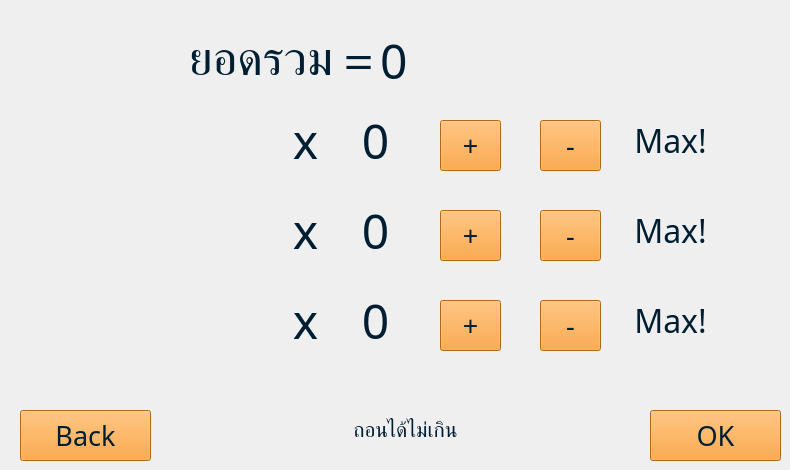
    <widget class="QWidget" name="page_28_withdraw_manual">
     <property name="styleSheet">
      <string notr="true"/>
     </property>
     <widget class="QLabel" name="inputNote100_page28">
      <property name="geometry">
       <rect>
        <x>340</x>
        <y>110</y>
        <width>71</width>
        <height>61</height>
       </rect>
      </property>
      <property name="font">
       <font>
        <family>supermarket</family>
        <pointsize>36</pointsize>
        <weight>50</weight>
        <bold>false</bold>
       </font>
      </property>
      <property name="styleSheet">
       <string notr="true">color: rgb(0, 30, 50);</string>
      </property>
      <property name="text">
       <string>0</string>
      </property>
      <property name="alignment">
       <set>Qt::AlignCenter</set>
      </property>
     </widget>
     <widget class="QLabel" name="labelNote500_page28">
      <property name="geometry">
       <rect>
        <x>160</x>
        <y>210</y>
        <width>112</width>
        <height>51</height>
       </rect>
      </property>
      <property name="text">
       <string/>
      </property>
      <property name="pixmap">
       <pixmap resource="resources.qrc">:/assets/images/Bank_Note_500.png</pixmap>
      </property>
     </widget>
     <widget class="QLabel" name="labelNote1000_page28">
      <property name="geometry">
       <rect>
        <x>160</x>
        <y>300</y>
        <width>114</width>
        <height>51</height>
       </rect>
      </property>
      <property name="text">
       <string/>
      </property>
      <property name="pixmap">
       <pixmap resource="resources.qrc">:/assets/images/Bank_Note_1000.png</pixmap>
      </property>
     </widget>
     <widget class="QLabel" name="equal500Header_page28">
      <property name="geometry">
       <rect>
        <x>280</x>
        <y>200</y>
        <width>51</width>
        <height>61</height>
       </rect>
      </property>
      <property name="font">
       <font>
        <family>supermarket</family>
        <pointsize>36</pointsize>
        <weight>50</weight>
        <bold>false</bold>
       </font>
      </property>
      <property name="styleSheet">
       <string notr="true">color: rgb(0, 30, 50);</string>
      </property>
      <property name="text">
       <string>x</string>
      </property>
      <property name="alignment">
       <set>Qt::AlignCenter</set>
      </property>
     </widget>
     <widget class="QLabel" name="equal100Header_page28">
      <property name="geometry">
       <rect>
        <x>280</x>
        <y>110</y>
        <width>51</width>
        <height>61</height>
       </rect>
      </property>
      <property name="font">
       <font>
        <family>supermarket</family>
        <pointsize>36</pointsize>
        <weight>50</weight>
        <bold>false</bold>
       </font>
      </property>
      <property name="styleSheet">
       <string notr="true">color: rgb(0, 30, 50);</string>
      </property>
      <property name="text">
       <string>x</string>
      </property>
      <property name="alignment">
       <set>Qt::AlignCenter</set>
      </property>
     </widget>
     <widget class="QPushButton" name="backButton_page28">
      <property name="geometry">
       <rect>
        <x>20</x>
        <y>410</y>
        <width>131</width>
        <height>51</height>
       </rect>
      </property>
      <property name="font">
       <font>
        <family>supermarket</family>
        <pointsize>20</pointsize>
        <weight>50</weight>
        <bold>false</bold>
       </font>
      </property>
      <property name="styleSheet">
       <string notr="true">color: rgb(0, 30, 50);
background-color: rgb(247, 147, 27);</string>
      </property>
      <property name="text">
       <string>Back</string>
      </property>
     </widget>
     <widget class="QLabel" name="inputNote500_page28">
      <property name="geometry">
       <rect>
        <x>340</x>
        <y>200</y>
        <width>71</width>
        <height>61</height>
       </rect>
      </property>
      <property name="font">
       <font>
        <family>supermarket</family>
        <pointsize>36</pointsize>
        <weight>50</weight>
        <bold>false</bold>
       </font>
      </property>
      <property name="styleSheet">
       <string notr="true">color: rgb(0, 30, 50);</string>
      </property>
      <property name="text">
       <string>0</string>
      </property>
      <property name="alignment">
       <set>Qt::AlignCenter</set>
      </property>
     </widget>
     <widget class="QPushButton" name="okButton_page28">
      <property name="geometry">
       <rect>
        <x>650</x>
        <y>410</y>
        <width>131</width>
        <height>51</height>
       </rect>
      </property>
      <property name="font">
       <font>
        <family>supermarket</family>
        <pointsize>20</pointsize>
        <weight>50</weight>
        <bold>false</bold>
       </font>
      </property>
      <property name="styleSheet">
       <string notr="true">color: rgb(0, 30, 50);
background-color: rgb(247, 147, 27);</string>
      </property>
      <property name="text">
       <string>OK</string>
      </property>
     </widget>
     <widget class="QLabel" name="equal1000Header_page28">
      <property name="geometry">
       <rect>
        <x>280</x>
        <y>290</y>
        <width>51</width>
        <height>61</height>
       </rect>
      </property>
      <property name="font">
       <font>
        <family>supermarket</family>
        <pointsize>36</pointsize>
        <weight>50</weight>
        <bold>false</bold>
       </font>
      </property>
      <property name="styleSheet">
       <string notr="true">color: rgb(0, 30, 50);</string>
      </property>
      <property name="text">
       <string>x</string>
      </property>
      <property name="alignment">
       <set>Qt::AlignCenter</set>
      </property>
     </widget>
     <widget class="QLabel" name="moneySumHeader_page28">
      <property name="geometry">
       <rect>
        <x>190</x>
        <y>30</y>
        <width>181</width>
        <height>61</height>
       </rect>
      </property>
      <property name="font">
       <font>
        <family>supermarket</family>
        <pointsize>36</pointsize>
        <weight>50</weight>
        <bold>false</bold>
       </font>
      </property>
      <property name="styleSheet">
       <string notr="true">color: rgb(0, 30, 50);</string>
      </property>
      <property name="text">
       <string>ยอดรวม =</string>
      </property>
      <property name="alignment">
       <set>Qt::AlignCenter</set>
      </property>
     </widget>
     <widget class="QLabel" name="labelNote100_page28">
      <property name="geometry">
       <rect>
        <x>160</x>
        <y>120</y>
        <width>107</width>
        <height>51</height>
       </rect>
      </property>
      <property name="text">
       <string/>
      </property>
      <property name="pixmap">
       <pixmap resource="resources.qrc">:/assets/images/Bank_Note_100.png</pixmap>
      </property>
     </widget>
     <widget class="QLabel" name="inputNote1000_page28">
      <property name="geometry">
       <rect>
        <x>340</x>
        <y>290</y>
        <width>71</width>
        <height>61</height>
       </rect>
      </property>
      <property name="font">
       <font>
        <family>supermarket</family>
        <pointsize>36</pointsize>
        <weight>50</weight>
        <bold>false</bold>
       </font>
      </property>
      <property name="styleSheet">
       <string notr="true">color: rgb(0, 30, 50);</string>
      </property>
      <property name="text">
       <string>0</string>
      </property>
      <property name="alignment">
       <set>Qt::AlignCenter</set>
      </property>
     </widget>
     <widget class="QLabel" name="inputSumNote_page28">
      <property name="geometry">
       <rect>
        <x>380</x>
        <y>30</y>
        <width>251</width>
        <height>61</height>
       </rect>
      </property>
      <property name="font">
       <font>
        <family>supermarket</family>
        <pointsize>36</pointsize>
        <weight>50</weight>
        <bold>false</bold>
       </font>
      </property>
      <property name="styleSheet">
       <string notr="true">color: rgb(0, 30, 50);</string>
      </property>
      <property name="text">
       <string>0</string>
      </property>
      <property name="alignment">
       <set>Qt::AlignLeading|Qt::AlignLeft|Qt::AlignVCenter</set>
      </property>
     </widget>
     <widget class="QPushButton" name="increase100Button_page28">
      <property name="geometry">
       <rect>
        <x>440</x>
        <y>120</y>
        <width>61</width>
        <height>51</height>
       </rect>
      </property>
      <property name="font">
       <font>
        <family>supermarket</family>
        <pointsize>20</pointsize>
        <weight>50</weight>
        <bold>false</bold>
       </font>
      </property>
      <property name="styleSheet">
       <string notr="true">color: rgb(0, 30, 50);
background-color: rgb(247, 147, 27);</string>
      </property>
      <property name="text">
       <string>+</string>
      </property>
     </widget>
     <widget class="QPushButton" name="decrease100Button_page28">
      <property name="geometry">
       <rect>
        <x>540</x>
        <y>120</y>
        <width>61</width>
        <height>51</height>
       </rect>
      </property>
      <property name="font">
       <font>
        <family>supermarket</family>
        <pointsize>20</pointsize>
        <weight>50</weight>
        <bold>false</bold>
       </font>
      </property>
      <property name="styleSheet">
       <string notr="true">color: rgb(0, 30, 50);
background-color: rgb(247, 147, 27);</string>
      </property>
      <property name="text">
       <string>-</string>
      </property>
     </widget>
     <widget class="QLabel" name="maxNote100_page28">
      <property name="geometry">
       <rect>
        <x>620</x>
        <y>110</y>
        <width>101</width>
        <height>61</height>
       </rect>
      </property>
      <property name="font">
       <font>
        <family>supermarket</family>
        <pointsize>24</pointsize>
        <weight>50</weight>
        <bold>false</bold>
       </font>
      </property>
      <property name="styleSheet">
       <string notr="true">color: rgb(0, 30, 50);</string>
      </property>
      <property name="text">
       <string>Max!</string>
      </property>
      <property name="alignment">
       <set>Qt::AlignCenter</set>
      </property>
     </widget>
     <widget class="QLabel" name="maxNote500_page28">
      <property name="geometry">
       <rect>
        <x>620</x>
        <y>200</y>
        <width>101</width>
        <height>61</height>
       </rect>
      </property>
      <property name="font">
       <font>
        <family>supermarket</family>
        <pointsize>24</pointsize>
        <weight>50</weight>
        <bold>false</bold>
       </font>
      </property>
      <property name="styleSheet">
       <string notr="true">color: rgb(0, 30, 50);</string>
      </property>
      <property name="text">
       <string>Max!</string>
      </property>
      <property name="alignment">
       <set>Qt::AlignCenter</set>
      </property>
     </widget>
     <widget class="QPushButton" name="decrease500Button_page28">
      <property name="geometry">
       <rect>
        <x>540</x>
        <y>210</y>
        <width>61</width>
        <height>51</height>
       </rect>
      </property>
      <property name="font">
       <font>
        <family>supermarket</family>
        <pointsize>20</pointsize>
        <weight>50</weight>
        <bold>false</bold>
       </font>
      </property>
      <property name="styleSheet">
       <string notr="true">color: rgb(0, 30, 50);
background-color: rgb(247, 147, 27);</string>
      </property>
      <property name="text">
       <string>-</string>
      </property>
     </widget>
     <widget class="QPushButton" name="increase500Button_page28">
      <property name="geometry">
       <rect>
        <x>440</x>
        <y>210</y>
        <width>61</width>
        <height>51</height>
       </rect>
      </property>
      <property name="font">
       <font>
        <family>supermarket</family>
        <pointsize>20</pointsize>
        <weight>50</weight>
        <bold>false</bold>
       </font>
      </property>
      <property name="styleSheet">
       <string notr="true">color: rgb(0, 30, 50);
background-color: rgb(247, 147, 27);</string>
      </property>
      <property name="text">
       <string>+</string>
      </property>
     </widget>
     <widget class="QLabel" name="maxNote1000_page28">
      <property name="geometry">
       <rect>
        <x>620</x>
        <y>290</y>
        <width>101</width>
        <height>61</height>
       </rect>
      </property>
      <property name="font">
       <font>
        <family>supermarket</family>
        <pointsize>24</pointsize>
        <weight>50</weight>
        <bold>false</bold>
       </font>
      </property>
      <property name="styleSheet">
       <string notr="true">color: rgb(0, 30, 50);</string>
      </property>
      <property name="text">
       <string>Max!</string>
      </property>
      <property name="alignment">
       <set>Qt::AlignCenter</set>
      </property>
     </widget>
     <widget class="QPushButton" name="decrease1000Button_page28">
      <property name="geometry">
       <rect>
        <x>540</x>
        <y>300</y>
        <width>61</width>
        <height>51</height>
       </rect>
      </property>
      <property name="font">
       <font>
        <family>supermarket</family>
        <pointsize>20</pointsize>
        <weight>50</weight>
        <bold>false</bold>
       </font>
      </property>
      <property name="styleSheet">
       <string notr="true">color: rgb(0, 30, 50);
background-color: rgb(247, 147, 27);</string>
      </property>
      <property name="text">
       <string>-</string>
      </property>
     </widget>
     <widget class="QPushButton" name="increase1000Button_page28">
      <property name="geometry">
       <rect>
        <x>440</x>
        <y>300</y>
        <width>61</width>
        <height>51</height>
       </rect>
      </property>
      <property name="font">
       <font>
        <family>supermarket</family>
        <pointsize>20</pointsize>
        <weight>50</weight>
        <bold>false</bold>
       </font>
      </property>
      <property name="styleSheet">
       <string notr="true">color: rgb(0, 30, 50);
background-color: rgb(247, 147, 27);</string>
      </property>
      <property name="text">
       <string>+</string>
      </property>
     </widget>
     <widget class="QLabel" name="limitSumHeader_page28">
      <property name="geometry">
       <rect>
        <x>190</x>
        <y>400</y>
        <width>431</width>
        <height>61</height>
       </rect>
      </property>
      <property name="font">
       <font>
        <family>supermarket</family>
        <pointsize>16</pointsize>
        <weight>50</weight>
        <bold>false</bold>
       </font>
      </property>
      <property name="styleSheet">
       <string notr="true">color: rgb(0, 30, 50);</string>
      </property>
      <property name="text">
       <string>ถอนได้ไม่เกิน</string>
      </property>
      <property name="alignment">
       <set>Qt::AlignCenter</set>
      </property>
     </widget>
    </widget>
